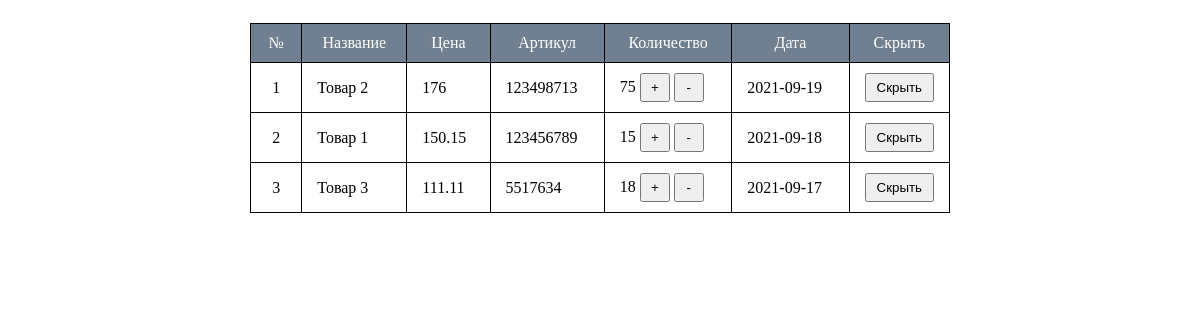
The page / on the database its author committed.
### tables this page shows
CREATE TABLE `Products` (
  `ID` int(11) NOT NULL,
  `PRODUCT_ID` int(11) NOT NULL,
  `PRODUCT_NAME` text NOT NULL,
  `PRODUCT_PRICE` float NOT NULL,
  `PRODUCT_ARCTICLE` int(11) NOT NULL,
  `PRODUCT_QUANTITY` int(11) NOT NULL,
  `DATE_CREATE` date NOT NULL,
  `STATUS` tinyint(1) NOT NULL
);

### CProducts.php (called while the page is built, shortened)
<?php
    class CProducts
    {
        private $mysql;
        public function __construct()
        {
            $connection = parse_ini_file($_SERVER['DOCUMENT_ROOT']."/connection.ini");
            $this->mysql = new mysqli($connection['host'],$connection['login'],$connection['password'],$connection['db']);
            $this->mysql->set_charset('utf-8');
        }
        private function select($value, $table, $where = '', $order = '', $limit = '', $report = '')
        {
            if ($where != '') { $where = " WHERE {$where}"; }
            if ($order != '') { $order = " ORDER BY {$order}"; }
            if ($limit != '') { $limit = " LIMIT {$limit}"; }
            $result = $this->mysql->query("SELECT {$value} FROM {$table}{$where}{$order}{$limit}");
            return $result;
        }
        public function select_products($limit = '')
        {
            $productsTemp = $this->select("*","Products","`STATUS` = '1'","`DATE_CREATE` DESC","{$limit}");
            if ($productsTemp)
            {
                while ($arr = mysqli_fetch_array($productsTemp))
                { $products[$arr['PRODUCT_ID']] = $arr; }
                if ($products != '')
                {
                    foreach ($products as $key => $value)
                    {
                        foreach ($value as $key2 => $value2)
                        {
                            if ((is_numeric($key2)) || ($key2 == 'ID') || ($key2 == 'PRODUCT_ID') || ($key2 == 'STATUS'))
                            { unset($products[$key][$key2]); }
                        }
                    }
                }
            }
            return $products;
        }
    }
?>

### controller.php (called while the page is built, shortened)
<?php
    require_once($_SERVER['DOCUMENT_ROOT']."/CProducts.php");
    $CPRODUCTS = new CProducts();
    $productsList = $CPRODUCTS->select_products(10);
?>

### index.php (the view, shortened to what this page needs)
<?php require_once($_SERVER['DOCUMENT_ROOT']."/controller.php"); ?>
<!DOCTYPE html>
<html lang = 'ru'>
    <head>
        <link rel="stylesheet" href="/styles.css">
    </head>
    <body>
        <div>
            <table>
                <thead>
                    <tr>
                        <td class = 'center'>№</td>
                        <td class = 'center'>Название</td>
                        <td class = 'center'>Цена</td>
                        <td class = 'center'>Артикул</td>
                        <td class = 'center'>Количество</td>
                        <td class = 'center'>Дата</td>
                        <td class = 'center'>Скрыть</td>
                    </tr>
                </thead>
                <tbody>
                <?php if ($productsList != '') { $count = 0; foreach($productsList as $key => $value) { $count++; ?>
                    <tr>
                        <form method = "post">
                            <td class = 'center'><?= $count ?></td>
                            <?php foreach($value as $key2 => $value2) { ?>
                                <td>
                                    <?= $value2 ?>
                                    <?php if ($key2 == 'PRODUCT_QUANTITY') { ?>
                                    <input type = 'submit' value = '+' name = 'q_edit' class = 'btn-edit'>
                                    <input type = 'submit' value = '-' name = 'q_edit' class = 'btn-edit'>
                                    <?php } ?>
                                </td>
                            <?php } ?>
                            <td class = 'center'>
                                <input type = 'submit' value = 'Скрыть' name = 'hid' class = 'btn-hid'>
                            </td>
                        </form>
                    </tr>
                <?php } } ?>
                </tbody>
            </table>
        </div>
    </body>
</html>

### styles.css (style rules this page uses)
* { cursor: default; }
div { width: 700px; margin: auto; padding-top: 15px; }
table { width: 100%; border-collapse: collapse; }
td { padding: 10px 15px; border: solid 1px black; }
thead tr { background: slategrey; color: white; }
tbody input { padding: 5px; cursor: pointer; }
.btn-edit { width: 30px; }
.btn-hid { width: 100%; }
.center { text-align: center; }

### rows shown on the page
products: PRODUCT_NAME "Товар 2", PRODUCT_PRICE "176", PRODUCT_ARCTICLE "123498713", PRODUCT_QUANTITY "75", DATE_CREATE "2021-09-19"
products: PRODUCT_NAME "Товар 1", PRODUCT_PRICE "150.15", PRODUCT_ARCTICLE "123456789", PRODUCT_QUANTITY "15", DATE_CREATE "2021-09-18"
products: PRODUCT_NAME "Товар 3", PRODUCT_PRICE "111.11", PRODUCT_ARCTICLE "5517634", PRODUCT_QUANTITY "18", DATE_CREATE "2021-09-17"
